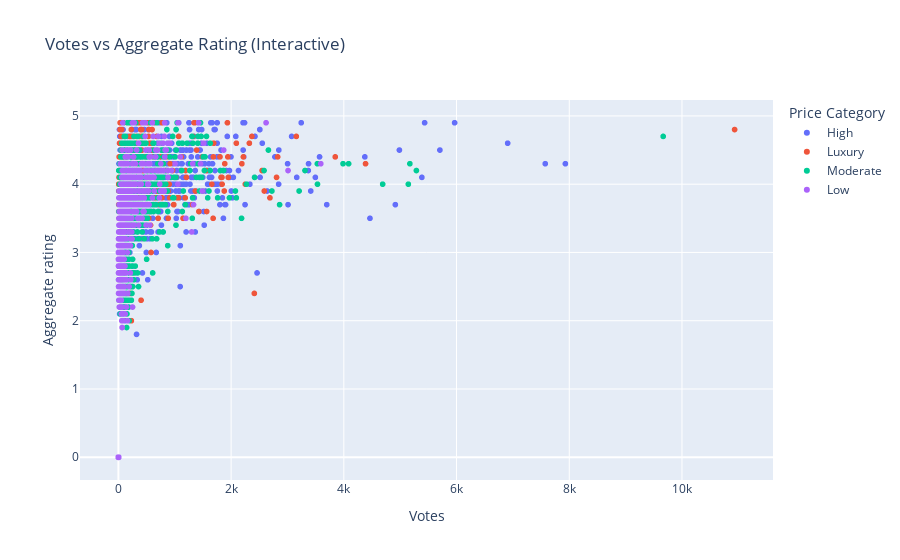

Notebook code for this chart:
### Code cell
import plotly.express as px

fig = px.scatter(
    df, 
    x='Votes', 
    y='Aggregate rating', 
    color='Price Category',
    hover_data=['Restaurant Name', 'Country', 'City'],
    title="Votes vs Aggregate Rating "
)
fig.show()

### Figure 1 — Plotly figure (JSON) as saved in the notebook; plotly's stock layout.template omitted (floating-point values rounded to 4 significant figures; data arrays with more than 128 entries replaced by an {"elided": "..."} marker saying what was removed)
{"data": [{"customdata": {"elided": "1408x3 str values"}, "hovertemplate": "Price Category=High<br>Votes=%{x}<br>Aggregate rating=%{y}<br>Restaurant Name=%{customdata[0]}<br>Country=%{customdata[1]}<br>City=%{customdata[2]}<extra></extra>", "legendgroup": "High", "marker": {"color": "#636efa", "symbol": "circle"}, "mode": "markers", "name": "High", "showlegend": true, "type": "scattergl", "x": {"elided": "1408 int values"}, "xaxis": "x", "y": {"elided": "1408 float values"}, "yaxis": "y"}, {"customdata": {"elided": "586x3 str values"}, "hovertemplate": "Price Category=Luxury<br>Votes=%{x}<br>Aggregate rating=%{y}<br>Restaurant Name=%{customdata[0]}<br>Country=%{customdata[1]}<br>City=%{customdata[2]}<extra></extra>", "legendgroup": "Luxury", "marker": {"color": "#EF553B", "symbol": "circle"}, "mode": "markers", "name": "Luxury", "showlegend": true, "type": "scattergl", "x": {"elided": "586 int values"}, "xaxis": "x", "y": {"elided": "586 float values"}, "yaxis": "y"}, {"customdata": {"elided": "3113x3 str values"}, "hovertemplate": "Price Category=Moderate<br>Votes=%{x}<br>Aggregate rating=%{y}<br>Restaurant Name=%{customdata[0]}<br>Country=%{customdata[1]}<br>City=%{customdata[2]}<extra></extra>", "legendgroup": "Moderate", "marker": {"color": "#00cc96", "symbol": "circle"}, "mode": "markers", "name": "Moderate", "showlegend": true, "type": "scattergl", "x": {"elided": "3113 int values"}, "xaxis": "x", "y": {"elided": "3113 float values"}, "yaxis": "y"}, {"customdata": {"elided": "4444x3 str values"}, "hovertemplate": "Price Category=Low<br>Votes=%{x}<br>Aggregate rating=%{y}<br>Restaurant Name=%{customdata[0]}<br>Country=%{customdata[1]}<br>City=%{customdata[2]}<extra></extra>", "legendgroup": "Low", "marker": {"color": "#ab63fa", "symbol": "circle"}, "mode": "markers", "name": "Low", "showlegend": true, "type": "scattergl", "x": {"elided": "4444 int values"}, "xaxis": "x", "y": {"elided": "4444 float values"}, "yaxis": "y"}], "layout": {"legend": {"title": {"text": "Price Category"}, "tracegroupgap": 0}, "title": {"text": "Votes vs Aggregate Rating (Interactive)"}, "xaxis": {"anchor": "y", "domain": [0, 1], "title": {"text": "Votes"}}, "yaxis": {"anchor": "x", "domain": [0, 1], "title": {"text": "Aggregate rating"}}}}
